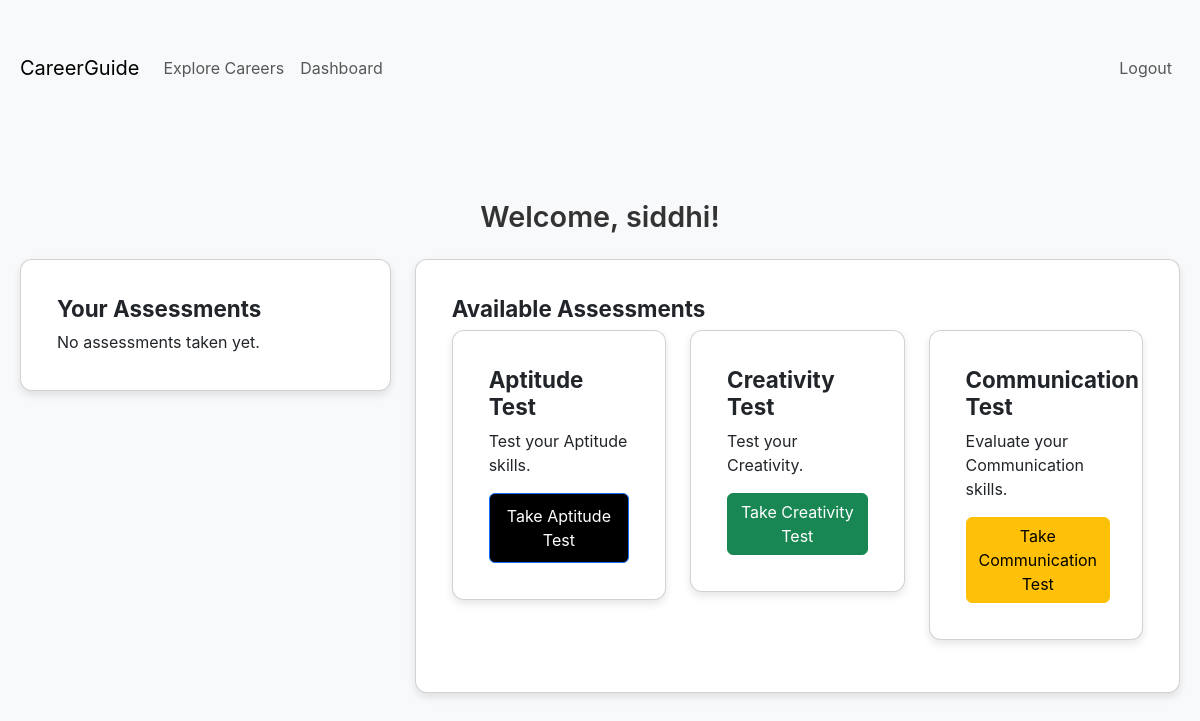
Page /dashboard (signed in) on the earlier database version.
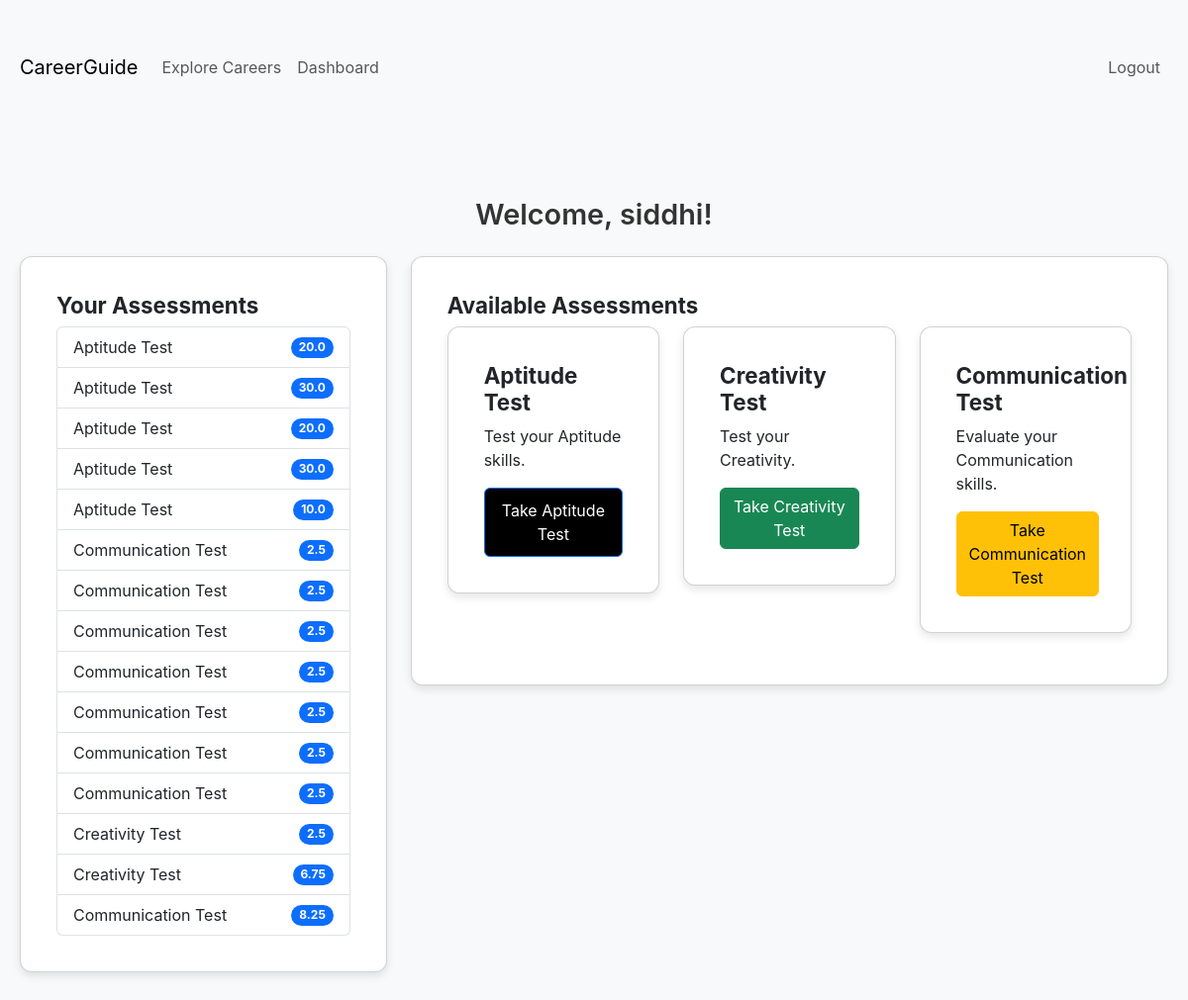
Same page on the later database version.
### app.py (models this page shows)
class User(UserMixin, db.Model):
    id = db.Column(db.Integer, primary_key=True)
    username = db.Column(db.String(80), unique=True, nullable=False)
    email = db.Column(db.String(120), unique=True, nullable=False)
    password_hash = db.Column(db.String(120), nullable=False)
    assessments = db.relationship('Assessment', backref='user', lazy=True)

class Assessment(db.Model):
    id = db.Column(db.Integer, primary_key=True)
    user_id = db.Column(db.Integer, db.ForeignKey('user.id'), nullable=False)
    assessment_type = db.Column(db.String(50), nullable=False)
    score = db.Column(db.Float)
    date_taken = db.Column(db.DateTime, default=datetime.utcnow)

### app.py (the view)
@app.route('/dashboard')
@login_required
def dashboard():
    return render_template('dashboard.html')

### app.py (called while the page is built)
@login_manager.user_loader
def load_user(user_id):
    return User.query.get(int(user_id))

### templates/dashboard.html
{% extends "base.html" %}
{% block content %}
<h2 class="mb-4">Welcome, {{ current_user.username }}!</h2>
<div class="row">
    <div class="col-md-4">
        <div class="card mb-4">
            <div class="card-body">
                <h5 class="card-title">Your Assessments</h5>
                {% if current_user.assessments %}
                <ul class="list-group">
                    {% for assessment in current_user.assessments %}
                    <li class="list-group-item d-flex justify-content-between align-items-center">
                        {{ assessment.assessment_type }}
                        <span class="badge bg-primary rounded-pill">{{ assessment.score }}</span>
                    </li>
                    {% endfor %}
                </ul>
                {% else %}
                <p class="card-text">No assessments taken yet.</p>
                {% endif %}
            </div>
        </div>
    </div>
    <div class="col-md-8">
        <div class="card mb-4">
            <div class="card-body">
                <h5 class="card-title">Available Assessments</h5>
                <div class="row">
                    <div class="col-md-4 mb-3">
                        <div class="card">
                            <div class="card-body">
                                <h6 class="card-title">Aptitude Test</h6>
                                <p class="card-text">Test your Aptitude skills.</p>
                                <a href="{{ url_for('aptitude_test') }}" class="btn btn-primary">Take Aptitude Test</a>
                            </div>
                        </div>
                    </div>
                    <div class="col-md-4 mb-3">
                        <div class="card">
                            <div class="card-body">
                                <h6 class="card-title">Creativity Test</h6>
                                <p class="card-text">Test your Creativity.</p>
                                <a href="{{ url_for('creativity_test') }}" class="btn btn-success">Take Creativity Test</a>
                            </div>
                        </div>
                    </div>
                    <div class="col-md-4 mb-3">
                        <div class="card">
                            <div class="card-body">
                                <h6 class="card-title">Communication Test</h6>
                                <p class="card-text">Evaluate your Communication skills.</p>
                                <a href="{{ url_for('communication_test') }}" class="btn btn-warning">Take Communication Test</a>
                            </div>
                        </div>
                    </div>
                </div>
            </div>
        </div>
    </div>
</div>
{% endblock %}

### templates/base.html (shortened to what this page needs)
<!DOCTYPE html>
<html lang="en">
<head>
    <link href="https://cdn.jsdelivr.net/npm/bootstrap@5.3.0/dist/css/bootstrap.min.css" rel="stylesheet">
    <link rel="stylesheet" href="{{ url_for('static', filename='css/style.css') }}">
</head>
<body>
    <nav class="navbar navbar-expand-lg navbar-light bg-light">
        <div class="container">
            <a class="navbar-brand" href="{{ url_for('index') }}">CareerGuide</a>
            <div class="collapse navbar-collapse" id="navbarNav">
                <ul class="navbar-nav me-auto">
                    <li class="nav-item">
                        <a class="nav-link" href="{{ url_for('careers') }}">Explore Careers</a>
                    </li>
                    {% if current_user.is_authenticated %}
                    <li class="nav-item">
                        <a class="nav-link" href="{{ url_for('dashboard') }}">Dashboard</a>
                    </li>
                    {% endif %}
                </ul>
                <ul class="navbar-nav">
                    {% if current_user.is_authenticated %}
                    <li class="nav-item">
                        <a class="nav-link" href="{{ url_for('logout') }}">Logout</a>
                    </li>
                    {% endif %}
                </ul>
            </div>
        </div>
    </nav>
    <div class="container mt-4">
        {% block content %}{% endblock %}
    </div>
</body>
</html>

### static/css/style.css (style rules this page uses)
body { font-family: 'Inter', sans-serif; background-color: #f8f9fa; color: #333; text-align: center; }
.container { max-width: 1200px; margin: 0 auto; padding: 40px 20px; }
h2 { font-size: 1.8rem; font-weight: 600; }
.card { background: white; border-radius: 12px; padding: 20px; box-shadow: 0 4px 8px rgba(0, 0, 0, 0.1); text-align: left; transition: transform 0.2s ease-in-out; }
.card-title { font-size: 1.4rem; font-weight: bold; display: flex; align-items: center; gap: 8px; }
.btn-primary { background-color: black; color: white; padding: 10px 16px; font-size: 1rem; border-radius: 6px; display: inline-block; text-decoration: none; transition: background 0.2s; }

Differences in the rows shown:
added Assessment: assessment_type "Aptitude Test", score "20.0"
added Assessment: assessment_type "Aptitude Test", score "30.0"
added Assessment: assessment_type "Aptitude Test", score "20.0"
added Assessment: assessment_type "Aptitude Test", score "30.0"
added Assessment: assessment_type "Aptitude Test", score "10.0"
added Assessment: assessment_type "Communication Test", score "2.5"
added Assessment: assessment_type "Communication Test", score "2.5"
added Assessment: assessment_type "Communication Test", score "2.5"
added Assessment: assessment_type "Communication Test", score "2.5"
added Assessment: assessment_type "Communication Test", score "2.5"
added Assessment: assessment_type "Communication Test", score "2.5"
added Assessment: assessment_type "Communication Test", score "2.5"
added Assessment: assessment_type "Creativity Test", score "2.5"
added Assessment: assessment_type "Creativity Test", score "6.75"
added Assessment: assessment_type "Communication Test", score "8.25"
Other differences:
text no longer shown: "No assessments taken yet."
